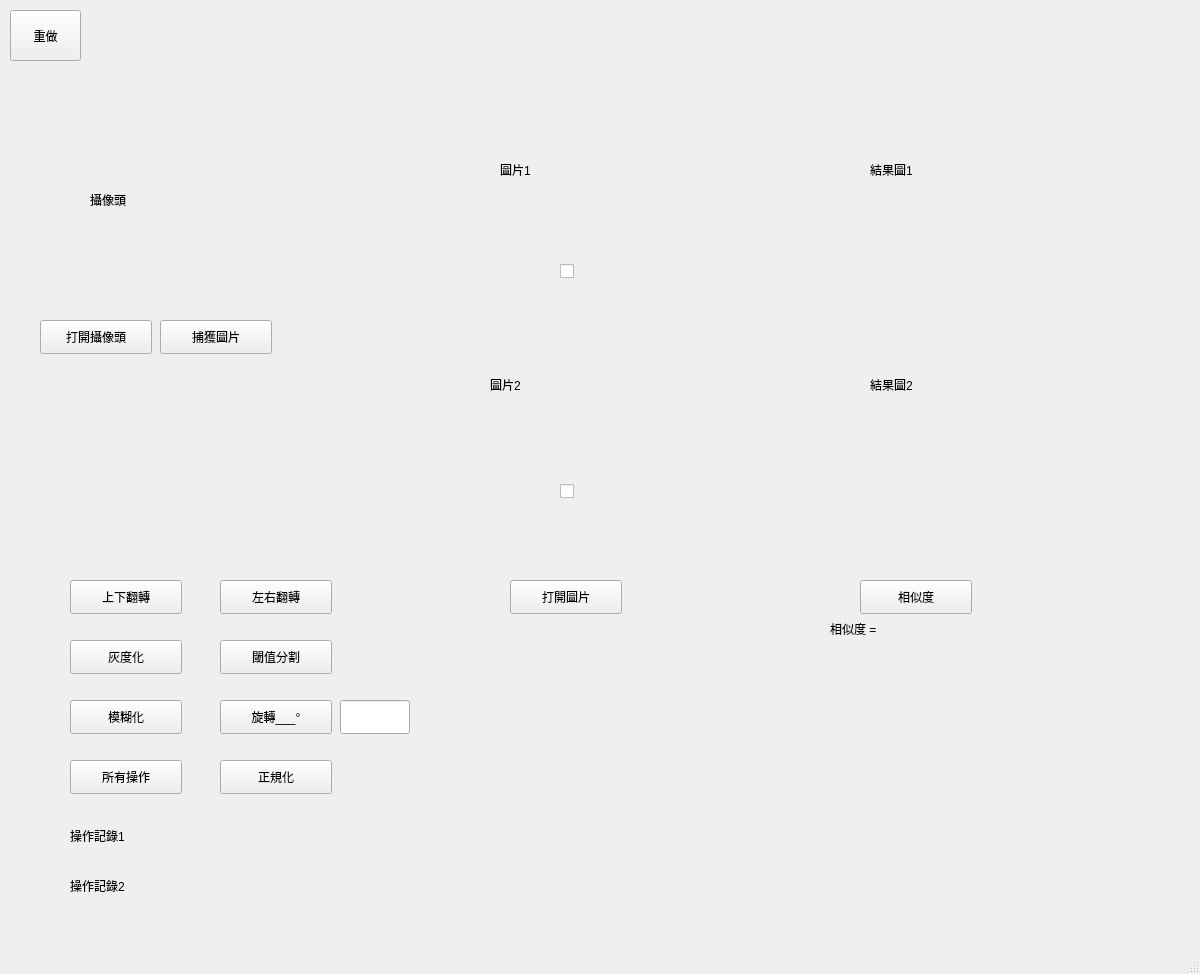
<?xml version="1.0" encoding="UTF-8"?>
<ui version="4.0">
 <class>MainWindow</class>
 <widget class="QMainWindow" name="MainWindow">
  <property name="geometry">
   <rect>
    <x>0</x>
    <y>0</y>
    <width>1200</width>
    <height>974</height>
   </rect>
  </property>
  <property name="windowTitle">
   <string>MainWindow</string>
  </property>
  <widget class="QWidget" name="centralwidget">
   <widget class="QPushButton" name="btnOpenCamera">
    <property name="geometry">
     <rect>
      <x>40</x>
      <y>320</y>
      <width>112</width>
      <height>34</height>
     </rect>
    </property>
    <property name="text">
     <string>打開攝像頭</string>
    </property>
   </widget>
   <widget class="QPushButton" name="btnCapture">
    <property name="geometry">
     <rect>
      <x>160</x>
      <y>320</y>
      <width>112</width>
      <height>34</height>
     </rect>
    </property>
    <property name="text">
     <string>捕獲圖片</string>
    </property>
   </widget>
   <widget class="QPushButton" name="btnGray">
    <property name="geometry">
     <rect>
      <x>70</x>
      <y>640</y>
      <width>112</width>
      <height>34</height>
     </rect>
    </property>
    <property name="text">
     <string>灰度化</string>
    </property>
   </widget>
   <widget class="QPushButton" name="btnThreshold">
    <property name="geometry">
     <rect>
      <x>220</x>
      <y>640</y>
      <width>112</width>
      <height>34</height>
     </rect>
    </property>
    <property name="text">
     <string>閾值分割</string>
    </property>
   </widget>
   <widget class="QLabel" name="labelCamera">
    <property name="geometry">
     <rect>
      <x>90</x>
      <y>120</y>
      <width>160</width>
      <height>160</height>
     </rect>
    </property>
    <property name="text">
     <string>攝像頭</string>
    </property>
   </widget>
   <widget class="QLabel" name="labelCapture2">
    <property name="geometry">
     <rect>
      <x>490</x>
      <y>310</y>
      <width>150</width>
      <height>150</height>
     </rect>
    </property>
    <property name="text">
     <string>圖片2</string>
    </property>
   </widget>
   <widget class="QLabel" name="labelResult2">
    <property name="geometry">
     <rect>
      <x>870</x>
      <y>310</y>
      <width>150</width>
      <height>150</height>
     </rect>
    </property>
    <property name="text">
     <string>結果圖2</string>
    </property>
   </widget>
   <widget class="QPushButton" name="btnRotation">
    <property name="geometry">
     <rect>
      <x>70</x>
      <y>700</y>
      <width>112</width>
      <height>34</height>
     </rect>
    </property>
    <property name="text">
     <string>模糊化</string>
    </property>
   </widget>
   <widget class="QPushButton" name="btnRotate">
    <property name="geometry">
     <rect>
      <x>220</x>
      <y>700</y>
      <width>112</width>
      <height>34</height>
     </rect>
    </property>
    <property name="text">
     <string>旋轉___°</string>
    </property>
   </widget>
   <widget class="QPushButton" name="bntRedo">
    <property name="geometry">
     <rect>
      <x>10</x>
      <y>10</y>
      <width>71</width>
      <height>51</height>
     </rect>
    </property>
    <property name="contextMenuPolicy">
     <enum>Qt::PreventContextMenu</enum>
    </property>
    <property name="text">
     <string>重做</string>
    </property>
   </widget>
   <widget class="QLabel" name="labelProcess1">
    <property name="geometry">
     <rect>
      <x>70</x>
      <y>820</y>
      <width>1081</width>
      <height>31</height>
     </rect>
    </property>
    <property name="text">
     <string>操作記錄1</string>
    </property>
   </widget>
   <widget class="QPushButton" name="btnProcess">
    <property name="geometry">
     <rect>
      <x>70</x>
      <y>760</y>
      <width>112</width>
      <height>34</height>
     </rect>
    </property>
    <property name="text">
     <string>所有操作</string>
    </property>
   </widget>
   <widget class="QLabel" name="labelCapture1">
    <property name="geometry">
     <rect>
      <x>500</x>
      <y>90</y>
      <width>160</width>
      <height>160</height>
     </rect>
    </property>
    <property name="text">
     <string>圖片1</string>
    </property>
   </widget>
   <widget class="QLabel" name="labelResult1">
    <property name="geometry">
     <rect>
      <x>870</x>
      <y>90</y>
      <width>160</width>
      <height>160</height>
     </rect>
    </property>
    <property name="text">
     <string>結果圖1</string>
    </property>
   </widget>
   <widget class="QPushButton" name="btnReadImage1">
    <property name="geometry">
     <rect>
      <x>510</x>
      <y>580</y>
      <width>112</width>
      <height>34</height>
     </rect>
    </property>
    <property name="text">
     <string>打開圖片</string>
    </property>
   </widget>
   <widget class="QPushButton" name="btnUDFlip">
    <property name="geometry">
     <rect>
      <x>70</x>
      <y>580</y>
      <width>112</width>
      <height>34</height>
     </rect>
    </property>
    <property name="text">
     <string>上下翻轉</string>
    </property>
   </widget>
   <widget class="QPushButton" name="btnLRFlip">
    <property name="geometry">
     <rect>
      <x>220</x>
      <y>580</y>
      <width>112</width>
      <height>34</height>
     </rect>
    </property>
    <property name="text">
     <string>左右翻轉</string>
    </property>
   </widget>
   <widget class="QCheckBox" name="checkBox1">
    <property name="geometry">
     <rect>
      <x>560</x>
      <y>260</y>
      <width>103</width>
      <height>22</height>
     </rect>
    </property>
    <property name="text">
     <string/>
    </property>
   </widget>
   <widget class="QCheckBox" name="checkBox2">
    <property name="geometry">
     <rect>
      <x>560</x>
      <y>480</y>
      <width>103</width>
      <height>22</height>
     </rect>
    </property>
    <property name="text">
     <string/>
    </property>
   </widget>
   <widget class="QPushButton" name="btnNormalized">
    <property name="geometry">
     <rect>
      <x>220</x>
      <y>760</y>
      <width>112</width>
      <height>34</height>
     </rect>
    </property>
    <property name="text">
     <string>正規化</string>
    </property>
   </widget>
   <widget class="QLineEdit" name="degree">
    <property name="geometry">
     <rect>
      <x>340</x>
      <y>700</y>
      <width>70</width>
      <height>34</height>
     </rect>
    </property>
   </widget>
   <widget class="QLabel" name="labelProcess2">
    <property name="geometry">
     <rect>
      <x>70</x>
      <y>870</y>
      <width>1081</width>
      <height>31</height>
     </rect>
    </property>
    <property name="text">
     <string>操作記錄2</string>
    </property>
   </widget>
   <widget class="QPushButton" name="Similarity">
    <property name="geometry">
     <rect>
      <x>860</x>
      <y>580</y>
      <width>112</width>
      <height>34</height>
     </rect>
    </property>
    <property name="text">
     <string>相似度</string>
    </property>
   </widget>
   <widget class="QLabel" name="labelSimilarity">
    <property name="geometry">
     <rect>
      <x>830</x>
      <y>620</y>
      <width>221</width>
      <height>18</height>
     </rect>
    </property>
    <property name="text">
     <string>相似度 = </string>
    </property>
   </widget>
  </widget>
  <widget class="QMenuBar" name="menubar">
   <property name="geometry">
    <rect>
     <x>0</x>
     <y>0</y>
     <width>1200</width>
     <height>29</height>
    </rect>
   </property>
  </widget>
  <widget class="QStatusBar" name="statusbar"/>
 </widget>
 <resources/>
 <connections>
  <connection>
   <sender>btnOpenCamera</sender>
   <signal>clicked()</signal>
   <receiver>MainWindow</receiver>
   <slot>btnOpenCamera_Clicked()</slot>
   <hints>
    <hint type="sourcelabel">
     <x>95</x>
     <y>382</y>
    </hint>
    <hint type="destinationlabel">
     <x>122</x>
     <y>431</y>
    </hint>
   </hints>
  </connection>
  <connection>
   <sender>btnCapture</sender>
   <signal>clicked()</signal>
   <receiver>MainWindow</receiver>
   <slot>btnCapture_Clicked()</slot>
   <hints>
    <hint type="sourcelabel">
     <x>214</x>
     <y>382</y>
    </hint>
    <hint type="destinationlabel">
     <x>168</x>
     <y>517</y>
    </hint>
   </hints>
  </connection>
  <connection>
   <sender>btnGray</sender>
   <signal>clicked()</signal>
   <receiver>MainWindow</receiver>
   <slot>btnGray_Clicked()</slot>
   <hints>
    <hint type="sourcelabel">
     <x>158</x>
     <y>702</y>
    </hint>
    <hint type="destinationlabel">
     <x>466</x>
     <y>408</y>
    </hint>
   </hints>
  </connection>
  <connection>
   <sender>btnThreshold</sender>
   <signal>clicked()</signal>
   <receiver>MainWindow</receiver>
   <slot>btnThreshold_Clicked()</slot>
   <hints>
    <hint type="sourcelabel">
     <x>266</x>
     <y>702</y>
    </hint>
    <hint type="destinationlabel">
     <x>658</x>
     <y>530</y>
    </hint>
   </hints>
  </connection>
  <connection>
   <sender>btnRotation</sender>
   <signal>clicked()</signal>
   <receiver>MainWindow</receiver>
   <slot>btnBlur_Clicked()</slot>
   <hints>
    <hint type="sourcelabel">
     <x>122</x>
     <y>762</y>
    </hint>
    <hint type="destinationlabel">
     <x>553</x>
     <y>443</y>
    </hint>
   </hints>
  </connection>
  <connection>
   <sender>btnRotate</sender>
   <signal>clicked()</signal>
   <receiver>MainWindow</receiver>
   <slot>btnRotate_Clicked()</slot>
   <hints>
    <hint type="sourcelabel">
     <x>231</x>
     <y>762</y>
    </hint>
    <hint type="destinationlabel">
     <x>578</x>
     <y>536</y>
    </hint>
   </hints>
  </connection>
  <connection>
   <sender>bntRedo</sender>
   <signal>clicked()</signal>
   <receiver>MainWindow</receiver>
   <slot>btnRedo_Clicked()</slot>
   <hints>
    <hint type="sourcelabel">
     <x>43</x>
     <y>57</y>
    </hint>
    <hint type="destinationlabel">
     <x>78</x>
     <y>54</y>
    </hint>
   </hints>
  </connection>
  <connection>
   <sender>btnProcess</sender>
   <signal>clicked()</signal>
   <receiver>MainWindow</receiver>
   <slot>btnPrintState_Clicked()</slot>
   <hints>
    <hint type="sourcelabel">
     <x>140</x>
     <y>822</y>
    </hint>
    <hint type="destinationlabel">
     <x>157</x>
     <y>739</y>
    </hint>
   </hints>
  </connection>
  <connection>
   <sender>btnReadImage1</sender>
   <signal>clicked()</signal>
   <receiver>MainWindow</receiver>
   <slot>btnReadImage1_Clicked()</slot>
   <hints>
    <hint type="sourcelabel">
     <x>552</x>
     <y>629</y>
    </hint>
    <hint type="destinationlabel">
     <x>417</x>
     <y>268</y>
    </hint>
   </hints>
  </connection>
  <connection>
   <sender>btnUDFlip</sender>
   <signal>clicked()</signal>
   <receiver>MainWindow</receiver>
   <slot>btnUDFlip_Clicked()</slot>
   <hints>
    <hint type="sourcelabel">
     <x>100</x>
     <y>615</y>
    </hint>
    <hint type="destinationlabel">
     <x>47</x>
     <y>588</y>
    </hint>
   </hints>
  </connection>
  <connection>
   <sender>btnLRFlip</sender>
   <signal>clicked()</signal>
   <receiver>MainWindow</receiver>
   <slot>btnLRFlip_Clicked()</slot>
   <hints>
    <hint type="sourcelabel">
     <x>311</x>
     <y>628</y>
    </hint>
    <hint type="destinationlabel">
     <x>293</x>
     <y>578</y>
    </hint>
   </hints>
  </connection>
  <connection>
   <sender>checkBox1</sender>
   <signal>clicked()</signal>
   <receiver>MainWindow</receiver>
   <slot>onCheckBox1Clicked()</slot>
   <hints>
    <hint type="sourcelabel">
     <x>616</x>
     <y>302</y>
    </hint>
    <hint type="destinationlabel">
     <x>616</x>
     <y>312</y>
    </hint>
   </hints>
  </connection>
  <connection>
   <sender>checkBox2</sender>
   <signal>clicked()</signal>
   <receiver>MainWindow</receiver>
   <slot>onCheckBox2Clicked()</slot>
   <hints>
    <hint type="sourcelabel">
     <x>596</x>
     <y>510</y>
    </hint>
    <hint type="destinationlabel">
     <x>682</x>
     <y>489</y>
    </hint>
   </hints>
  </connection>
  <connection>
   <sender>btnNormalized</sender>
   <signal>clicked()</signal>
   <receiver>MainWindow</receiver>
   <slot>btnNormalize_Clicked()</slot>
   <hints>
    <hint type="sourcelabel">
     <x>277</x>
     <y>805</y>
    </hint>
    <hint type="destinationlabel">
     <x>275</x>
     <y>829</y>
    </hint>
   </hints>
  </connection>
  <connection>
   <sender>Similarity</sender>
   <signal>clicked()</signal>
   <receiver>MainWindow</receiver>
   <slot>btnSimilar_Clicked()</slot>
   <hints>
    <hint type="sourcelabel">
     <x>912</x>
     <y>632</y>
    </hint>
    <hint type="destinationlabel">
     <x>940</x>
     <y>653</y>
    </hint>
   </hints>
  </connection>
 </connections>
 <slots>
  <slot>btnThreshold_Clicked()</slot>
  <slot>btnRotation_Clicked()</slot>
  <slot>btnBlur_Clicked()</slot>
  <slot>btnRotate_Clicked()</slot>
  <slot>btnRedo_Clicked()</slot>
  <slot>btnPrintState_Clicked()</slot>
  <slot>btnReadImage1_Clicked()</slot>
  <slot>btnReadImage2_Clicked()</slot>
  <slot>btnUDFlip_Clicked()</slot>
  <slot>btnLRFlip_Clicked()</slot>
  <slot>onCheckBox1Clicked()</slot>
  <slot>onCheckBox2Clicked()</slot>
  <slot>btnNormalize_Clicked()</slot>
  <slot>btnSimilar_Clicked()</slot>
 </slots>
</ui>
